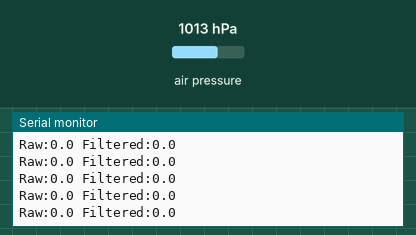
Recording of a sketch running on a simulated Arduino Uno, built with avr-gcc and run on an emulated ATmega328P. Parts: the last lines printed to the serial monitor. The inputs (shaded band) are chosen by the test bench; at power-on: air pressure 1013 hPa.

Above: at 5.2 s.
5.3 s: air pressure set to 952 hPa
At 5.39 s:
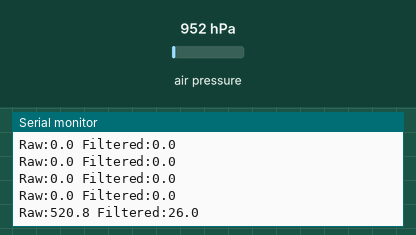
6.8 s: air pressure set to 975 hPa
At 6.83 s:
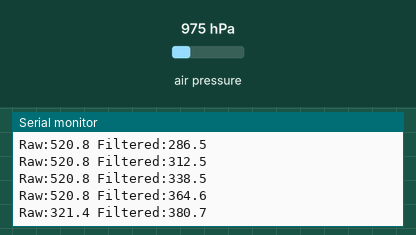
Timing chart, 0 to 9.8 s (numbered marks = the images above; inputs shaded):
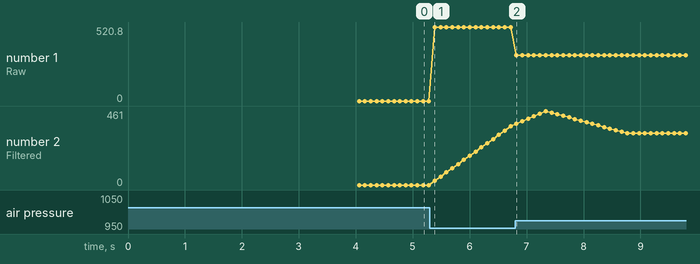

The sketch:

referensi_bmp280.ino
```cpp
#include <Wire.h>
#include <Adafruit_BMP280.h>
#include <math.h>

Adafruit_BMP280 bmp;

#define FILTER_SAMPLES 20
#define TARE_SAMPLES 50

float tarePressure = 0.0;

float altitudeBuffer[FILTER_SAMPLES];
int bufferIndex = 0;

void setup() {
  Serial.begin(115200);

  if (!bmp.begin(0x76)) {
    Serial.println("BMP280 tidak ditemukan!");
    while (1);
  }

  // BMP280 configuration
  bmp.setSampling(
    Adafruit_BMP280::MODE_NORMAL,
    Adafruit_BMP280::SAMPLING_X2,
    Adafruit_BMP280::SAMPLING_X16,
    Adafruit_BMP280::FILTER_X16,
    Adafruit_BMP280::STANDBY_MS_125
  );

  // =========================================
  // TARE
  // =========================================

  delay(1000);

  float pressureSum = 0.0;

  for (int i = 0; i < TARE_SAMPLES; i++) {
    pressureSum += bmp.readPressure();
    delay(50);
  }

  tarePressure = pressureSum / TARE_SAMPLES;

  // =========================================
  // INITIALIZE FILTER
  // =========================================

  for (int i = 0; i < FILTER_SAMPLES; i++) {
    altitudeBuffer[i] = 0.0;
  }

  // =========================================
  // START
  // =========================================

  Serial.println("START");
  delay(500);
}

void loop() {

  // =========================================
  // READ PRESSURE
  // =========================================

  float pressure = bmp.readPressure();

  // =========================================
  // CALCULATE RELATIVE ALTITUDE
  // =========================================

  float rawAltitude =
    44330.0 *
    (1.0 - pow(pressure / tarePressure, 0.1902949));

  // Tidak boleh negatif
  if (rawAltitude < 0.0) {
    rawAltitude = 0.0;
  }

  // =========================================
  // MOVING AVERAGE 20 SAMPLE
  // =========================================

  altitudeBuffer[bufferIndex] = rawAltitude;

  bufferIndex++;

  if (bufferIndex >= FILTER_SAMPLES) {
    bufferIndex = 0;
  }

  float sum = 0.0;

  for (int i = 0; i < FILTER_SAMPLES; i++) {
    sum += altitudeBuffer[i];
  }

  float filteredAltitude = sum / FILTER_SAMPLES;

  // Tidak boleh negatif
  if (filteredAltitude < 0.0) {
    filteredAltitude = 0.0;
  }

  // =========================================
  // SERIAL DATA
  // =========================================
  //
  // Format:
  // Raw:0.123 Filtered:0.100
  //
  // Python akan membaca format ini.
  // =========================================

  Serial.print("Raw:");
  Serial.print(rawAltitude, 1);

  Serial.print(" Filtered:");
  Serial.println(filteredAltitude, 1);

  delay(100);
}
```

Measured:
- after the input at 5.3 s, the serial monitor: prints a new line after 0.09 s (image 1)
- after the input at 6.8 s, the serial monitor: prints a new line at once (image 2)
- plotted number 1: 0 → 520.8 after the input at 5.3 s, 520.8 → 321.4 after the input at 6.8 s
- plotted number 2: 0 → 364.6 after the input at 5.3 s, 364.6 → 321.4 after the input at 6.8 s
